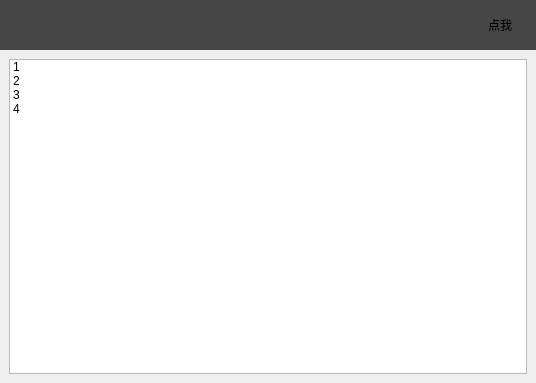
<?xml version="1.0" encoding="UTF-8"?>
<ui version="4.0">
 <class>BaseSetttingWidget</class>
 <widget class="QWidget" name="BaseSetttingWidget">
  <property name="geometry">
   <rect>
    <x>0</x>
    <y>0</y>
    <width>536</width>
    <height>383</height>
   </rect>
  </property>
  <property name="windowTitle">
   <string>Form</string>
  </property>
  <property name="styleSheet">
   <string notr="true">/*background-color: rgba(252,252,252,70%);*/</string>
  </property>
  <layout class="QVBoxLayout" name="verticalLayout">
   <property name="spacing">
    <number>0</number>
   </property>
   <property name="leftMargin">
    <number>0</number>
   </property>
   <property name="topMargin">
    <number>0</number>
   </property>
   <property name="rightMargin">
    <number>0</number>
   </property>
   <property name="bottomMargin">
    <number>0</number>
   </property>
   <item>
    <widget class="QWidget" name="widget" native="true">
     <property name="minimumSize">
      <size>
       <width>0</width>
       <height>50</height>
      </size>
     </property>
     <property name="styleSheet">
      <string notr="true">background-color: rgba(0, 0, 0, 180);</string>
     </property>
     <widget class="QPushButton" name="pushButton">
      <property name="geometry">
       <rect>
        <x>460</x>
        <y>0</y>
        <width>80</width>
        <height>50</height>
       </rect>
      </property>
      <property name="minimumSize">
       <size>
        <width>0</width>
        <height>40</height>
       </size>
      </property>
      <property name="styleSheet">
       <string notr="true">color:&quot;white&quot;;
font:20px &quot;微软雅黑&quot;;
background:&quot;transparent&quot;;</string>
      </property>
      <property name="text">
       <string>点我</string>
      </property>
      <property name="flat">
       <bool>true</bool>
      </property>
     </widget>
    </widget>
   </item>
   <item>
    <widget class="QWidget" name="widget_2" native="true">
     <property name="minimumSize">
      <size>
       <width>0</width>
       <height>320</height>
      </size>
     </property>
     <layout class="QHBoxLayout" name="horizontalLayout" stretch="0">
      <property name="spacing">
       <number>6</number>
      </property>
      <property name="leftMargin">
       <number>9</number>
      </property>
      <property name="topMargin">
       <number>9</number>
      </property>
      <property name="rightMargin">
       <number>9</number>
      </property>
      <property name="bottomMargin">
       <number>9</number>
      </property>
      <item>
       <widget class="QListWidget" name="listWidget">
        <property name="styleSheet">
         <string notr="true">background:&quot;transparent&quot;;</string>
        </property>
        <item>
         <property name="text">
          <string>1</string>
         </property>
        </item>
        <item>
         <property name="text">
          <string>2</string>
         </property>
        </item>
        <item>
         <property name="text">
          <string>3</string>
         </property>
        </item>
        <item>
         <property name="text">
          <string>4</string>
         </property>
        </item>
       </widget>
      </item>
     </layout>
    </widget>
   </item>
  </layout>
 </widget>
 <resources/>
 <connections/>
</ui>
